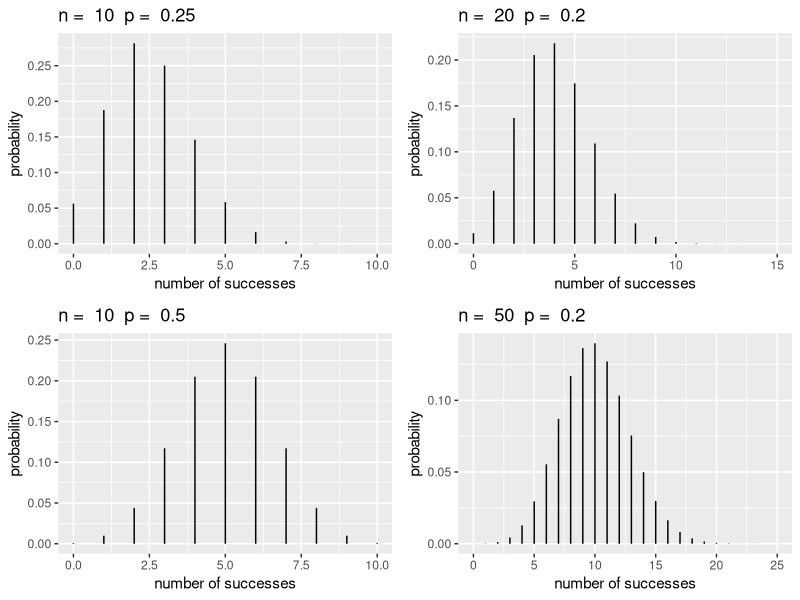
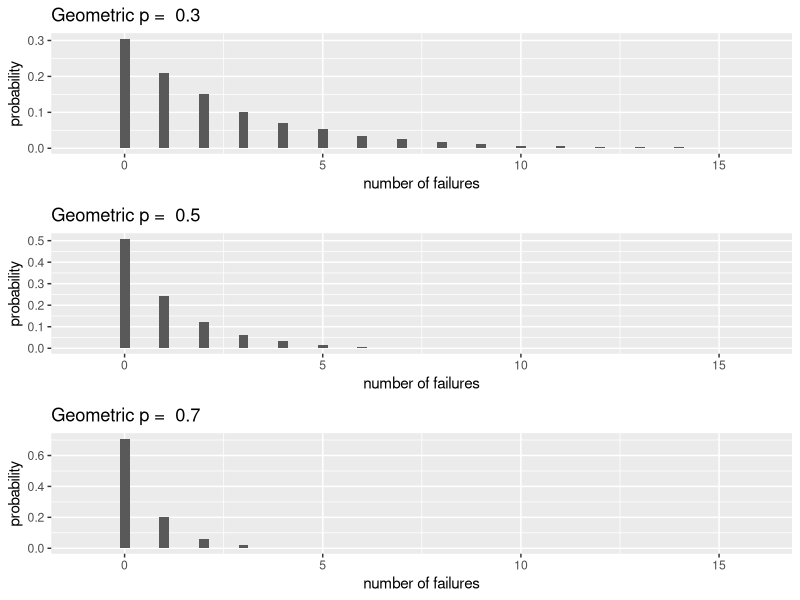
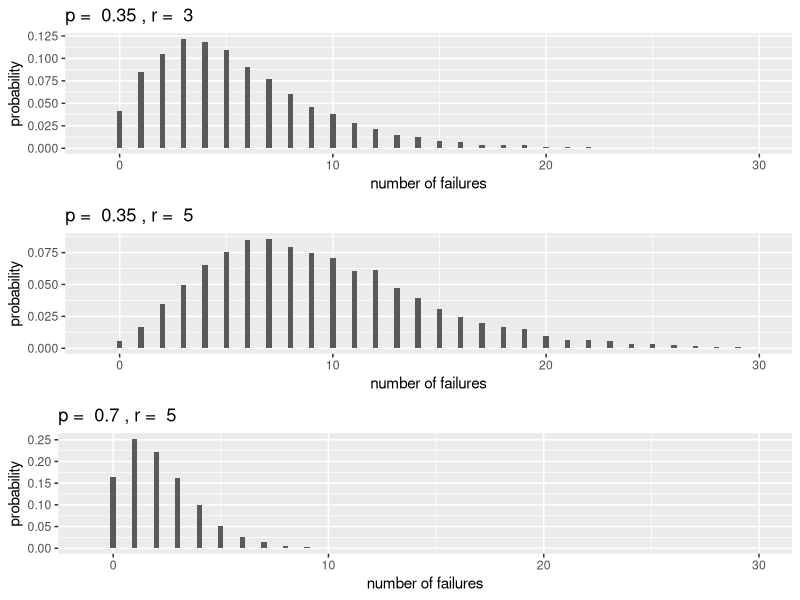
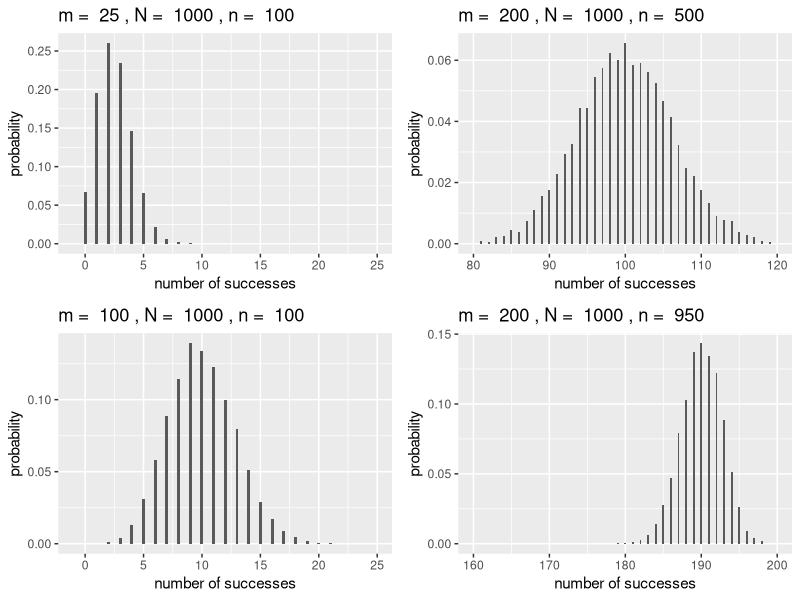
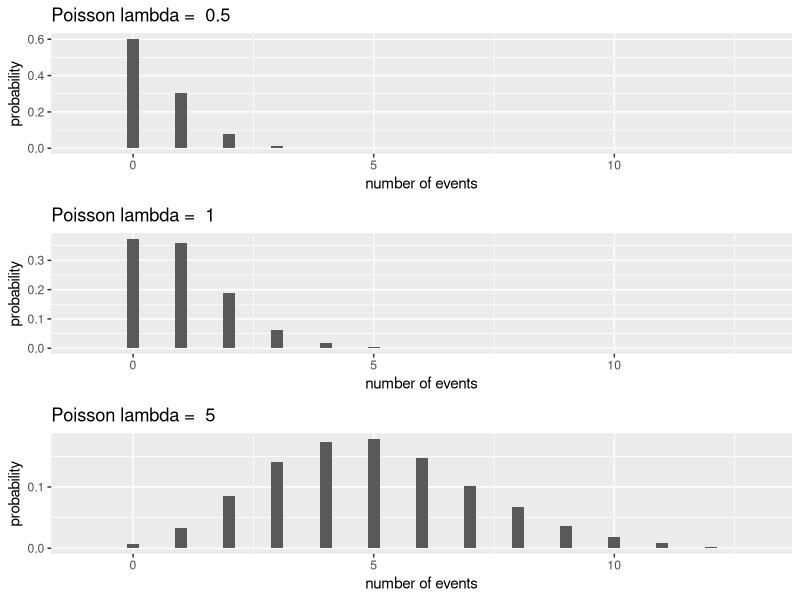
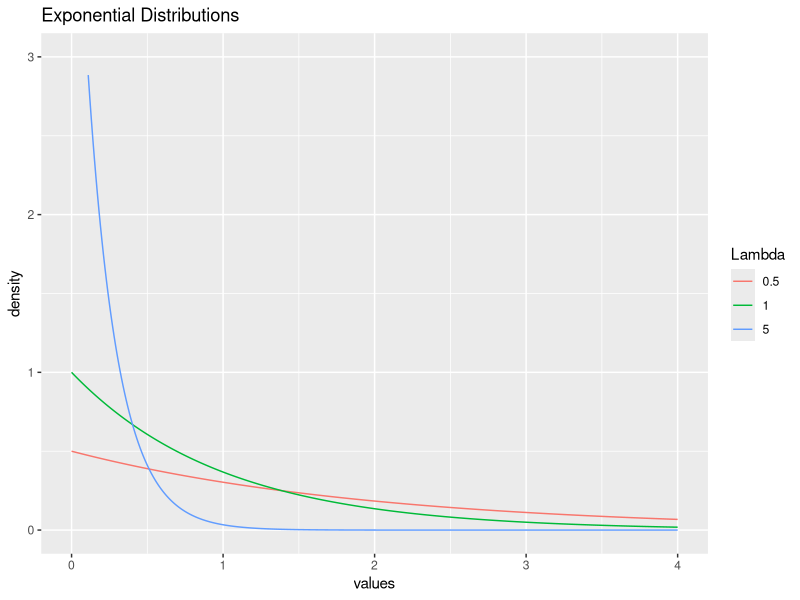
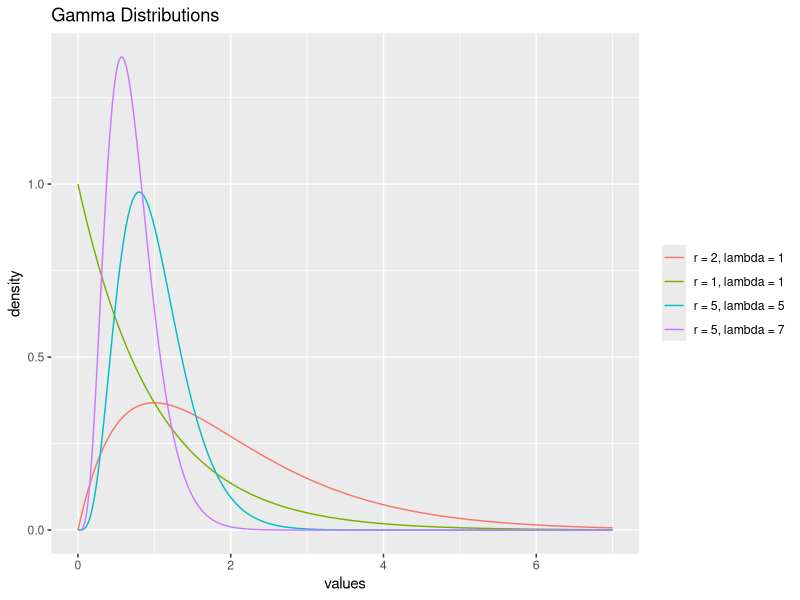
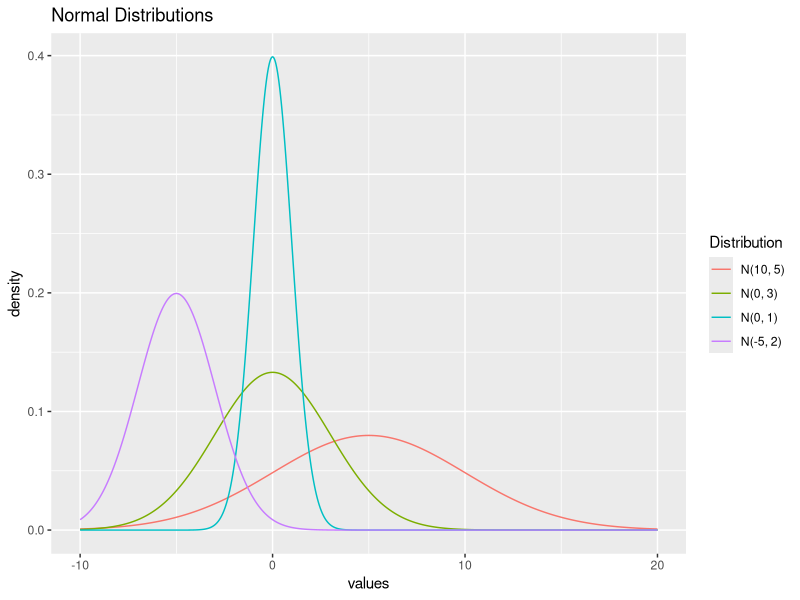

Source code (R) for these figures, in order:
## ---- chunk 1
library(ggplot2)    # enable ggplot 
library(gridExtra)  # enable multiple plotting
library(knitr) #for kable
library(kableExtra)
library(dplyr)
library(tibble)
library(tidyr)
library(forcats)
#library(reshape2) #for melt function
## ---- chunk 2
# create ggplot theme for plots
# theme with grid, grey background 
theme.1 <- theme(axis.title.x = element_text(size = 14),
  axis.title.y = element_text(size = 14),
  plot.title=element_text(hjust=.9,face="italic",size=12))
theme1 <- theme(axis.line = element_line(size = .5, color = "black"), 
  panel.background = element_rect(fill="white"), 
  panel.grid.major = element_blank(),panel.grid.minor = element_blank(),
  axis.title.x = element_text(size = 14),axis.title.y = element_text(size = 14),
  plot.title=element_text(hjust=.9,face="italic",size=12))
## ---- chunk 3
#binomialPlots
plotBinomial=function(n,p){
  y1 <- 0:n  # possible values
  prob <- dbinom(y1,n,p)  # P(Y=y)
  BBGdf <- data.frame(y1,prob)
  ggplot(data = BBGdf, aes(x = y1, xend = y1, y = 0, yend = prob)) + 
    geom_segment() + 
    xlab("number of successes") + ylab("probability") + labs(title=paste("n = ", n, " p = ", p))
}
Binom1 <- plotBinomial(10,.25) + xlim(0, 10) + scale_y_continuous(breaks = c(0.00, 0.05, 0.10, 0.15, 0.20, 0.25))
Binom2 <- plotBinomial(20,.2) + xlim(0, 15)
Binom3 <- plotBinomial(10,.5) + xlim(0, 10)
Binom4 <- plotBinomial(50,.2) + xlim(0, 25)

grid.arrange(Binom1,Binom2,Binom3,Binom4,ncol=2)
## ---- chunk 4
dbinom(2, size = 10, prob = .25)
## ---- chunk 5
#geometricPlots
plotGeo <- function(p){
yg = 0:10000 # possible values
gd <- data.frame(x=rgeom(yg, p))  # generate random deviates
#breaks <- pretty(range(gd$x), n = nclass.FD(gd$x), min.n = 1)  # pretty binning
#bwidth <- .5              #breaks[2] - breaks[1]
ggplot(gd, aes(x = x)) + geom_histogram(aes(y=..count../sum(..count..)), binwidth = .25) +
  xlab("number of failures") + ylab("probability") + labs(title=paste("Geometric p = ", p)) + xlim(-1,16)
}

Geo1 <- plotGeo(0.3)
Geo2 <- plotGeo(0.5)
Geo3 <- plotGeo(0.7)
grid.arrange(Geo1,Geo2, Geo3, ncol=1)
## ---- chunk 6
dgeom(2, prob = 1/6)
## ---- chunk 7
#negativeBinomialPlots
plotNBinom <- function(p, r){
  ynb <- 0:10000
  nbd <- tibble(x = rnbinom(ynb, r, p))
  #breaks <- pretty(range(nbd$x), n = nclass.FD(nbd$x), min.n = 1)  # pretty binning
  #bwidth <- breaks[2] - breaks[1]
  ggplot(nbd, aes(x = x)) +
    geom_histogram(aes(y=..count../sum(..count..)), binwidth = .25) +
    labs(title = paste("p = ", p, ", r = ", r),
         x = "number of failures",
         y = "probability") +
    xlim(-1,30)
}

NBin1 <- plotNBinom(0.35, 3)
NBin2 <- plotNBinom(0.35, 5)
NBin3 <- plotNBinom(0.70, 5)
grid.arrange(NBin1, NBin2, NBin3, ncol = 1)
## ---- chunk 8
sum(dnbinom(0:2, size = 10, prob = .9))  # or use pnbinom(2, 10, .9)
## ---- chunk 9
#hyperGeometric Plots
plotHyper <- function(m, N, k){
  yp <- 0:10000 
  hd <- data.frame(x = rhyper(yp, m, N-m, k))
  ggplot(hd, aes(x = x)) + geom_histogram(aes(y=..count../sum(..count..)), binwidth = .25) +
  xlab("number of successes") + ylab("probability") + labs(title=paste("m = ", m, ",", "N = ", N, ",", "n = ", k))
}

Hyp1 <- plotHyper(25,1000,100) + xlim(-1,25) + scale_y_continuous(breaks = c(0.00, 0.05, 0.10, 0.15, 0.20, 0.25))
Hyp2 <- plotHyper(200,1000,500) + xlim(80,120)
Hyp3 <- plotHyper(100,1000,100) + xlim(-1,25)
Hyp4 <- plotHyper(200,1000,950) + xlim(160,200)
grid.arrange(Hyp1, Hyp2, Hyp3, Hyp4, ncol=2)
## ---- chunk 10
dhyper(4, m = 4, n = 48, k = 10)
## ---- chunk 11
#poissonPlots
plotPois <- function(lam){
yp = 0:10000 # possible values
pd <- data.frame(x=rpois(yp, lam))  # generate random deviates
breaks <- pretty(range(pd$x), n = nclass.FD(pd$x), min.n = 1)  # pretty binning
#bwidth <- breaks[2] - breaks[1]
ggplot(pd, aes(x = x)) + geom_histogram(aes(y=..count../sum(..count..)), binwidth = .25) +
  xlab("number of events") + ylab("probability") + 
  labs(title=paste("Poisson lambda = ", lam)) + xlim(-1,13)
}

Pois1 <- plotPois(0.5)
Pois2 <- plotPois(1)
Pois3 <- plotPois(5) + scale_y_continuous(breaks = c(0, 0.1))
grid.arrange(Pois1,Pois2,Pois3,ncol=1)
## ---- chunk 12
sum(dpois(0:3, lambda = 5))   # or use ppois(3, 5)
## ---- chunk 13
#exponentialPlots
x=seq(0,4,by=0.01)  # possible values
probex1 <- dexp(x,.5)  # P(Y=y)
probex2 <- dexp(x,1)
probex3 <- dexp(x,5)
Expdf <- tibble(x,probex1, probex2, probex3) %>%
  rename(x = x,
         `0.5` = probex1,
         `1` = probex2,
         `5` = probex3) %>%
  gather(2:4, key = "Lambda", value = "value") %>%
  mutate(Lambda = factor(Lambda, levels = c("0.5", "1", "5")))
ggplot(data = Expdf, aes(x = x, y = value, color = Lambda)) +
    geom_line() +
    xlab("values") + ylab("density") + labs(title = "Exponential Distributions") + xlim(0,4) + ylim(0,3)
## ---- chunk 14
pexp(10, rate = 1/6)
## ---- chunk 15
x <- seq(0, 7, by = 0.01)
`r = 1, lambda = 1` <- dgamma(x, 1, rate = 1)
`r = 2, lambda = 1` <- dgamma(x, 2, rate = 1) 
`r = 5, lambda = 5` <- dgamma(x, 5, rate = 5)
`r = 5, lambda = 7` <- dgamma(x, 5, rate = 7)

gammaDf <- tibble(x, `r = 1, lambda = 1`, `r = 2, lambda = 1`, `r = 5, lambda = 5`, `r = 5, lambda = 7`) %>%
  gather(2:5, key = "Distribution", value = "value") %>%
  mutate(Distribution = factor(Distribution, levels = c("r = 2, lambda = 1", "r = 1, lambda = 1", 
                                                        "r = 5, lambda = 5", "r = 5, lambda = 7")))

ggplot(data = gammaDf, aes(x = x, y = value, color = Distribution)) +
  geom_line() +
  xlab("values") + ylab("density") + labs(title = "Gamma Distributions") +
  theme(legend.title = element_blank())
## ---- chunk 16
pgamma(3, shape = 5, rate = 1)
## ---- chunk 17
#normalPlots
x <- seq(-10, 20, by = 0.01)
norm1 <- dnorm(x, -5, 2)
norm2 <- dnorm(x, 0 , 1)
norm3 <- dnorm(x, 5, 5)
norm4 <- dnorm(x, 0, 3)

normDf <- tibble(x, norm1, norm2, norm3, norm4) %>%
  rename(`N(-5, 2)` = norm1,
         `N(0, 1)` = norm2,
         `N(10, 5)` = norm3,
         `N(0, 3)` = norm4) %>%
  gather(2:5, key = "Distribution", value = "value") %>%
  mutate(Distribution = factor(Distribution, levels = c("N(10, 5)","N(0, 3)", "N(0, 1)", "N(-5, 2)")))

ggplot(data = normDf, aes(x = x, y = value, color = Distribution)) +
  geom_line() +
  xlab("values") + ylab("density") + labs(title = "Normal Distributions")
## ---- chunk 18
pnorm(15.5, mean = 15, sd = 0.5, lower.tail = FALSE)
## ---- chunk 19
#betaPlots
x=seq(0,1,by=0.01)  # possible values
prob1 <- dbeta(x, 2, 5)  
prob2 <- dbeta(x, .5, .5)
prob3 <- dbeta(x, 2, 2)
prob4 <- dbeta(x, 4, 1)
betaDf <- tibble(x,prob1, prob2, prob3, prob4) %>%
  rename(x = x,
         `Beta(2, 5)` = prob1,
         `Beta(0.5, 0.5)` = prob2,
         `Beta(2, 2)` = prob3,
         `Beta(4, 1)` = prob4) %>%
  gather(2:5, key = "Distribution", value = "value") %>%
  mutate(Distribution = factor(Distribution, levels = c("Beta(0.5, 0.5)", "Beta(4, 1)", "Beta(2, 2)", "Beta(2, 5)"))) #manual reorder

ggplot(data = betaDf, aes(x = x, y = value, color = Distribution)) +
  geom_line() +
  xlab("values") + ylab("density") + labs(title="Beta Distributions") + xlim(0,1) + ylim(0,4)
## ---- chunk 20
pbeta(0.8, shape1 = 4/3, shape2 = 2, lower.tail = FALSE)
## ---- chunk 21
#chisquarePlots
x=seq(0,15,by=0.01)  # possible values
prob1 <- dchisq(x,1)  # P(Y=y)
prob2 <- dchisq(x,3)
prob3 <- dchisq(x,7)

chiDf <- tibble(x,prob1, prob2, prob3) %>%
  rename(x = x,
         `1` = prob1,
         `3` = prob2,
         `7` = prob3) %>%
  gather(2:4, key = "Degrees of Freedom", value = "value") %>%
  mutate(`Degrees of Freedom` = factor(`Degrees of Freedom`, levels = c("7", "3", "1")))

ggplot(data = chiDf, aes(x = x, y = value, color = `Degrees of Freedom`)) +
  geom_line() +
  xlab("values") + ylab("density") + labs(title="Chi-squared Distributions") + xlim(-1,15) + ylim(0,.5)
## ---- chunk 22
x <- seq(-5,5, by = 0.01)
probT1 <- dt(x, 1)
probT2 <- dt(x, 2)
probT3 <- dt(x, 10)

tDf <- tibble(x, probT1, probT2, probT3) %>%
  rename(x = x,
         `1` = probT1,
         `2` = probT2,
         `10` = probT3) %>%
  gather(2:4, key = "Degrees of Freedom", value = "value") %>%
  mutate(`Degrees of Freedom` = factor(`Degrees of Freedom`, levels = c("1","2","10")))

ggplot(data = tDf, aes(x = x, y = value, color = `Degrees of Freedom`)) +
  geom_line() +
  xlab("values") + ylab("density") + labs(title="t-Distributions")
## ---- chunk 23
#fPlots
x=seq(0,7,by=0.01)  # possible values
probF1 <- df(x,1,1)  # P(Y=y)
probF2 <- df(x,4,2)
probF3 <- df(x,5,10)

fDf <- tibble(x, probF1, probF2, probF3) %>%
  rename(x = x,
         `F(1, 1)` = probF1,
         `F(4, 2)` = probF2,
         `F(5, 10)` = probF3) %>%
  gather(2:4, key = "Distribution", value = "value")

ggplot(data = fDf, aes(x = x, y = value, color = Distribution)) +
  geom_line() +
  xlab("values") + ylab("density") + labs(title="F Distributions") + xlim(0,3) + ylim(0,1)
## ---- chunk 24
distName <- c("Binomial","Geometric","Negative Binomial", "Hypergeometric", "Poisson", "Exponential", "Gamma", "Normal", "Beta")
cdf <- c("${n \\choose y} p^y (1-p)^{n-y}$", #binom
         "$(1-p)^yp$", #geom
         "${y + r - 1\\choose r-1} (1-p)^{y}(p)^r$", #negbinom
         "${m \\choose y}{N-m \\choose n-y}\\big/{N \\choose n}$",  #hgeom
         "${e^{-\\lambda}\\lambda^y}\\big/{y!}$", #poiss
         "$\\lambda e^{-\\lambda y}$", #exp
         "$\\displaystyle\\frac{\\lambda^r}{\\Gamma(r)} y^{r-1} e^{-\\lambda y}$", #gamma
         "$\\displaystyle\\frac{e^{-(y-\\mu)^2/ (2 \\sigma^2)}}{\\sqrt{2\\pi\\sigma^2}}$", #normal
         "$\\frac{\\Gamma(\\alpha + \\beta)}{\\Gamma(\\alpha)\\Gamma(\\beta)} y^{\\alpha-1} (1-y)^{\\beta-1}$")
params <- c("$p,\\ n$", 
            "$p$", "$p,\\ r$",
            "$n,\\ m,\\ N$",
            "$\\lambda$",
            "$\\lambda$",
            "$\\lambda, \\ r$",
            "$\\mu,\\ \\sigma$",
            "$\\alpha,\\ \\beta$")
values <- c("$0, 1, \\ldots , n$",
            "$0, 1, \\ldots, \\infty$",
            "$0, 1, \\ldots, \\infty$",
            "$0, 1, \\ldots , \\min(m,n)$",
            "$0, 1, \\ldots, \\infty$",
            "$(0, \\infty)$",
            "$(0, \\infty)$",
            "$(-\\infty,\\ \\infty)$",
            "$(0,\\ 1)$")
desc <- c("Number of successes after $n$ trials",
          "Number of failures until the first success",
          "Number of failures before $r$ successes",
          "Number of successes after $n$ trails without replacement",
          "Number of events in a fixed interval",
          "Wait time for one event in a Poisson process",
          "Wait time for $r$ events in a Poisson process",
          "Used to model many naturally occurring phenomena",
          "Useful for modeling probabilities")
## ---- chunk 25
table1chp3 <- data.frame(distName,cdf,params,values,desc)
colnames(table1chp3) <- c("Distribution Name","pmf / pdf", "Parameters","Possible Y Values", "Description")
if (knitr:::is_latex_output()) {
  kable(table1chp3, booktabs = T, caption="Review of Mentioned Random Variables",
      escape = F) %>%
    column_spec(5, width = "10em")
} else {
  kable(table1chp3, "html", booktabs = T, caption="Review of Mentioned Random Variables")
}
## ---- chunk 26
ggplot(data = faithful, aes(x = waiting, y = ..density..)) +
  geom_histogram(binwidth = 5) +
  labs(x = "Wait time in minutes", y = "Frequency")
